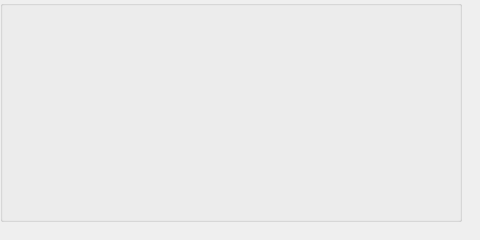
<?xml version="1.0" encoding="UTF-8"?>
<ui version="4.0">
 <class>PageNum</class>
 <widget class="QWidget" name="PageNum">
  <property name="geometry">
   <rect>
    <x>0</x>
    <y>0</y>
    <width>480</width>
    <height>240</height>
   </rect>
  </property>
  <property name="windowTitle">
   <string>Form</string>
  </property>
  <widget class="QGroupBox" name="BoxButton">
   <property name="geometry">
    <rect>
     <x>0</x>
     <y>0</y>
     <width>462</width>
     <height>222</height>
    </rect>
   </property>
  </widget>
 </widget>
 <resources/>
 <connections/>
</ui>
